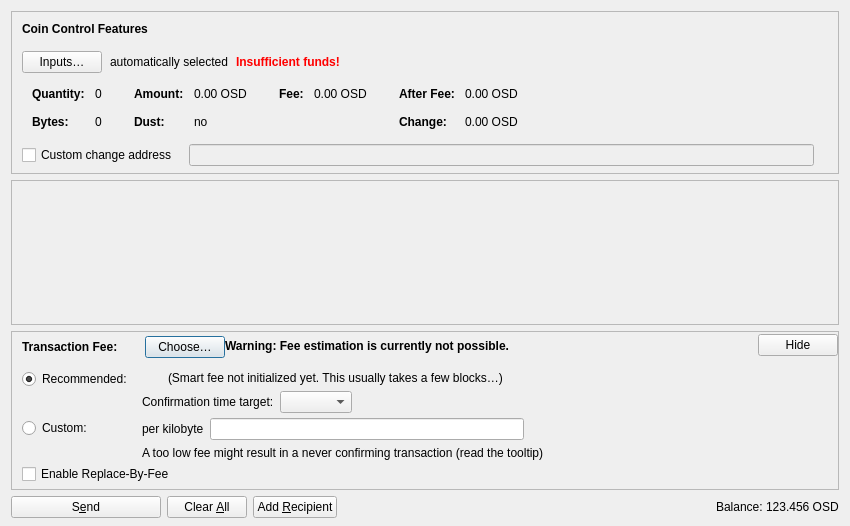
<?xml version="1.0" encoding="UTF-8"?>
<ui version="4.0">
 <class>SendCoinsDialog</class>
 <widget class="QDialog" name="SendCoinsDialog">
  <property name="geometry">
   <rect>
    <x>0</x>
    <y>0</y>
    <width>850</width>
    <height>526</height>
   </rect>
  </property>
  <property name="windowTitle">
   <string>Send Coins</string>
  </property>
  <layout class="QVBoxLayout" name="verticalLayout" stretch="0,1,0,0">
   <property name="bottomMargin">
    <number>8</number>
   </property>
   <item>
    <widget class="QFrame" name="frameCoinControl">
     <property name="sizePolicy">
      <sizepolicy hsizetype="Expanding" vsizetype="Expanding">
       <horstretch>0</horstretch>
       <verstretch>0</verstretch>
      </sizepolicy>
     </property>
     <property name="maximumSize">
      <size>
       <width>16777215</width>
       <height>16777215</height>
      </size>
     </property>
     <property name="frameShape">
      <enum>QFrame::StyledPanel</enum>
     </property>
     <property name="frameShadow">
      <enum>QFrame::Sunken</enum>
     </property>
     <layout class="QVBoxLayout" name="verticalLayoutCoinControl2">
      <property name="spacing">
       <number>0</number>
      </property>
      <property name="leftMargin">
       <number>0</number>
      </property>
      <property name="topMargin">
       <number>0</number>
      </property>
      <property name="rightMargin">
       <number>0</number>
      </property>
      <property name="bottomMargin">
       <number>6</number>
      </property>
      <item>
       <layout class="QVBoxLayout" name="verticalLayoutCoinControl" stretch="0,0,0,0,1">
        <property name="spacing">
         <number>0</number>
        </property>
        <property name="leftMargin">
         <number>10</number>
        </property>
        <property name="topMargin">
         <number>10</number>
        </property>
        <item>
         <layout class="QHBoxLayout" name="horizontalLayoutCoinControl1">
          <property name="bottomMargin">
           <number>15</number>
          </property>
          <item>
           <widget class="QLabel" name="labelCoinControlFeatures">
            <property name="sizePolicy">
             <sizepolicy hsizetype="Preferred" vsizetype="Maximum">
              <horstretch>0</horstretch>
              <verstretch>0</verstretch>
             </sizepolicy>
            </property>
            <property name="font">
             <font>
              <weight>75</weight>
              <bold>true</bold>
             </font>
            </property>
            <property name="styleSheet">
             <string notr="true">font-weight:bold;</string>
            </property>
            <property name="text">
             <string>Coin Control Features</string>
            </property>
           </widget>
          </item>
         </layout>
        </item>
        <item>
         <layout class="QHBoxLayout" name="horizontalLayoutCoinControl2" stretch="0,0,0,0">
          <property name="spacing">
           <number>8</number>
          </property>
          <property name="bottomMargin">
           <number>10</number>
          </property>
          <item>
           <widget class="QPushButton" name="pushButtonCoinControl">
            <property name="styleSheet">
             <string notr="true"/>
            </property>
            <property name="text">
             <string>Inputs…</string>
            </property>
            <property name="autoDefault">
             <bool>false</bool>
            </property>
           </widget>
          </item>
          <item>
           <widget class="QLabel" name="labelCoinControlAutomaticallySelected">
            <property name="text">
             <string>automatically selected</string>
            </property>
            <property name="margin">
             <number>5</number>
            </property>
           </widget>
          </item>
          <item>
           <widget class="QLabel" name="labelCoinControlInsuffFunds">
            <property name="font">
             <font>
              <weight>75</weight>
              <bold>true</bold>
             </font>
            </property>
            <property name="styleSheet">
             <string notr="true">color:red;font-weight:bold;</string>
            </property>
            <property name="text">
             <string>Insufficient funds!</string>
            </property>
            <property name="margin">
             <number>5</number>
            </property>
           </widget>
          </item>
          <item>
           <spacer name="horizontalSpacerCoinControl">
            <property name="orientation">
             <enum>Qt::Horizontal</enum>
            </property>
            <property name="sizeHint" stdset="0">
             <size>
              <width>40</width>
              <height>1</height>
             </size>
            </property>
           </spacer>
          </item>
         </layout>
        </item>
        <item>
         <widget class="QWidget" name="widgetCoinControl" native="true">
          <property name="sizePolicy">
           <sizepolicy hsizetype="Preferred" vsizetype="Preferred">
            <horstretch>0</horstretch>
            <verstretch>0</verstretch>
           </sizepolicy>
          </property>
          <property name="minimumSize">
           <size>
            <width>0</width>
            <height>0</height>
           </size>
          </property>
          <property name="styleSheet">
           <string notr="true"/>
          </property>
          <layout class="QHBoxLayout" name="horizontalLayoutCoinControl5">
           <property name="leftMargin">
            <number>0</number>
           </property>
           <property name="topMargin">
            <number>0</number>
           </property>
           <property name="rightMargin">
            <number>0</number>
           </property>
           <property name="bottomMargin">
            <number>0</number>
           </property>
           <item>
            <layout class="QHBoxLayout" name="horizontalLayoutCoinControl3" stretch="0,0,0,1">
             <property name="spacing">
              <number>20</number>
             </property>
             <property name="topMargin">
              <number>0</number>
             </property>
             <property name="bottomMargin">
              <number>10</number>
             </property>
             <item>
              <layout class="QFormLayout" name="formLayoutCoinControl1">
               <property name="horizontalSpacing">
                <number>10</number>
               </property>
               <property name="verticalSpacing">
                <number>14</number>
               </property>
               <property name="leftMargin">
                <number>10</number>
               </property>
               <property name="topMargin">
                <number>4</number>
               </property>
               <property name="rightMargin">
                <number>6</number>
               </property>
               <item row="0" column="0">
                <widget class="QLabel" name="labelCoinControlQuantityText">
                 <property name="font">
                  <font>
                   <weight>75</weight>
                   <bold>true</bold>
                  </font>
                 </property>
                 <property name="text">
                  <string>Quantity:</string>
                 </property>
                 <property name="margin">
                  <number>0</number>
                 </property>
                </widget>
               </item>
               <item row="0" column="1">
                <widget class="QLabel" name="labelCoinControlQuantity">
                 <property name="cursor">
                  <cursorShape>IBeamCursor</cursorShape>
                 </property>
                 <property name="contextMenuPolicy">
                  <enum>Qt::ActionsContextMenu</enum>
                 </property>
                 <property name="text">
                  <string notr="true">0</string>
                 </property>
                 <property name="margin">
                  <number>0</number>
                 </property>
                 <property name="textInteractionFlags">
                  <set>Qt::LinksAccessibleByMouse|Qt::TextSelectableByKeyboard|Qt::TextSelectableByMouse</set>
                 </property>
                </widget>
               </item>
               <item row="1" column="0">
                <widget class="QLabel" name="labelCoinControlBytesText">
                 <property name="font">
                  <font>
                   <weight>75</weight>
                   <bold>true</bold>
                  </font>
                 </property>
                 <property name="text">
                  <string>Bytes:</string>
                 </property>
                </widget>
               </item>
               <item row="1" column="1">
                <widget class="QLabel" name="labelCoinControlBytes">
                 <property name="cursor">
                  <cursorShape>IBeamCursor</cursorShape>
                 </property>
                 <property name="contextMenuPolicy">
                  <enum>Qt::ActionsContextMenu</enum>
                 </property>
                 <property name="text">
                  <string notr="true">0</string>
                 </property>
                 <property name="textInteractionFlags">
                  <set>Qt::LinksAccessibleByMouse|Qt::TextSelectableByKeyboard|Qt::TextSelectableByMouse</set>
                 </property>
                </widget>
               </item>
              </layout>
             </item>
             <item>
              <layout class="QFormLayout" name="formLayoutCoinControl2">
               <property name="horizontalSpacing">
                <number>10</number>
               </property>
               <property name="verticalSpacing">
                <number>14</number>
               </property>
               <property name="leftMargin">
                <number>6</number>
               </property>
               <property name="topMargin">
                <number>4</number>
               </property>
               <property name="rightMargin">
                <number>6</number>
               </property>
               <item row="0" column="0">
                <widget class="QLabel" name="labelCoinControlAmountText">
                 <property name="font">
                  <font>
                   <weight>75</weight>
                   <bold>true</bold>
                  </font>
                 </property>
                 <property name="text">
                  <string>Amount:</string>
                 </property>
                 <property name="margin">
                  <number>0</number>
                 </property>
                </widget>
               </item>
               <item row="0" column="1">
                <widget class="QLabel" name="labelCoinControlAmount">
                 <property name="cursor">
                  <cursorShape>IBeamCursor</cursorShape>
                 </property>
                 <property name="contextMenuPolicy">
                  <enum>Qt::ActionsContextMenu</enum>
                 </property>
                 <property name="text">
                  <string notr="true">0.00 OSD</string>
                 </property>
                 <property name="textInteractionFlags">
                  <set>Qt::LinksAccessibleByMouse|Qt::TextSelectableByKeyboard|Qt::TextSelectableByMouse</set>
                 </property>
                </widget>
               </item>
               <item row="1" column="0">
                <widget class="QLabel" name="labelCoinControlLowOutputText">
                 <property name="font">
                  <font>
                   <weight>75</weight>
                   <bold>true</bold>
                  </font>
                 </property>
                 <property name="text">
                  <string>Dust:</string>
                 </property>
                </widget>
               </item>
               <item row="1" column="1">
                <widget class="QLabel" name="labelCoinControlLowOutput">
                 <property name="cursor">
                  <cursorShape>IBeamCursor</cursorShape>
                 </property>
                 <property name="contextMenuPolicy">
                  <enum>Qt::ActionsContextMenu</enum>
                 </property>
                 <property name="text">
                  <string notr="true">no</string>
                 </property>
                 <property name="textInteractionFlags">
                  <set>Qt::LinksAccessibleByMouse|Qt::TextSelectableByKeyboard|Qt::TextSelectableByMouse</set>
                 </property>
                </widget>
               </item>
              </layout>
             </item>
             <item>
              <layout class="QFormLayout" name="formLayoutCoinControl3">
               <property name="horizontalSpacing">
                <number>10</number>
               </property>
               <property name="verticalSpacing">
                <number>14</number>
               </property>
               <property name="leftMargin">
                <number>6</number>
               </property>
               <property name="topMargin">
                <number>4</number>
               </property>
               <property name="rightMargin">
                <number>6</number>
               </property>
               <item row="0" column="0">
                <widget class="QLabel" name="labelCoinControlFeeText">
                 <property name="font">
                  <font>
                   <weight>75</weight>
                   <bold>true</bold>
                  </font>
                 </property>
                 <property name="text">
                  <string>Fee:</string>
                 </property>
                 <property name="margin">
                  <number>0</number>
                 </property>
                </widget>
               </item>
               <item row="0" column="1">
                <widget class="QLabel" name="labelCoinControlFee">
                 <property name="cursor">
                  <cursorShape>IBeamCursor</cursorShape>
                 </property>
                 <property name="contextMenuPolicy">
                  <enum>Qt::ActionsContextMenu</enum>
                 </property>
                 <property name="text">
                  <string notr="true">0.00 OSD</string>
                 </property>
                 <property name="textInteractionFlags">
                  <set>Qt::LinksAccessibleByMouse|Qt::TextSelectableByKeyboard|Qt::TextSelectableByMouse</set>
                 </property>
                </widget>
               </item>
              </layout>
             </item>
             <item>
              <layout class="QFormLayout" name="formLayoutCoinControl4">
               <property name="horizontalSpacing">
                <number>10</number>
               </property>
               <property name="verticalSpacing">
                <number>14</number>
               </property>
               <property name="leftMargin">
                <number>6</number>
               </property>
               <property name="topMargin">
                <number>4</number>
               </property>
               <property name="rightMargin">
                <number>6</number>
               </property>
               <item row="0" column="0">
                <widget class="QLabel" name="labelCoinControlAfterFeeText">
                 <property name="font">
                  <font>
                   <weight>75</weight>
                   <bold>true</bold>
                  </font>
                 </property>
                 <property name="text">
                  <string>After Fee:</string>
                 </property>
                 <property name="margin">
                  <number>0</number>
                 </property>
                </widget>
               </item>
               <item row="0" column="1">
                <widget class="QLabel" name="labelCoinControlAfterFee">
                 <property name="cursor">
                  <cursorShape>IBeamCursor</cursorShape>
                 </property>
                 <property name="contextMenuPolicy">
                  <enum>Qt::ActionsContextMenu</enum>
                 </property>
                 <property name="text">
                  <string notr="true">0.00 OSD</string>
                 </property>
                 <property name="textInteractionFlags">
                  <set>Qt::LinksAccessibleByMouse|Qt::TextSelectableByKeyboard|Qt::TextSelectableByMouse</set>
                 </property>
                </widget>
               </item>
               <item row="1" column="0">
                <widget class="QLabel" name="labelCoinControlChangeText">
                 <property name="font">
                  <font>
                   <weight>75</weight>
                   <bold>true</bold>
                  </font>
                 </property>
                 <property name="text">
                  <string>Change:</string>
                 </property>
                </widget>
               </item>
               <item row="1" column="1">
                <widget class="QLabel" name="labelCoinControlChange">
                 <property name="cursor">
                  <cursorShape>IBeamCursor</cursorShape>
                 </property>
                 <property name="contextMenuPolicy">
                  <enum>Qt::ActionsContextMenu</enum>
                 </property>
                 <property name="text">
                  <string notr="true">0.00 OSD</string>
                 </property>
                 <property name="textInteractionFlags">
                  <set>Qt::LinksAccessibleByMouse|Qt::TextSelectableByKeyboard|Qt::TextSelectableByMouse</set>
                 </property>
                </widget>
               </item>
              </layout>
             </item>
            </layout>
           </item>
          </layout>
         </widget>
        </item>
        <item>
         <layout class="QHBoxLayout" name="horizontalLayoutCoinControl4" stretch="0,0,0">
          <property name="spacing">
           <number>12</number>
          </property>
          <property name="sizeConstraint">
           <enum>QLayout::SetDefaultConstraint</enum>
          </property>
          <property name="topMargin">
           <number>5</number>
          </property>
          <property name="rightMargin">
           <number>5</number>
          </property>
          <item>
           <widget class="QCheckBox" name="checkBoxCoinControlChange">
            <property name="toolTip">
             <string>If this is activated, but the change address is empty or invalid, change will be sent to a newly generated address.</string>
            </property>
            <property name="text">
             <string>Custom change address</string>
            </property>
           </widget>
          </item>
          <item>
           <widget class="QValidatedLineEdit" name="lineEditCoinControlChange">
            <property name="enabled">
             <bool>false</bool>
            </property>
            <property name="sizePolicy">
             <sizepolicy hsizetype="Expanding" vsizetype="Fixed">
              <horstretch>0</horstretch>
              <verstretch>0</verstretch>
             </sizepolicy>
            </property>
           </widget>
          </item>
          <item>
           <widget class="QLabel" name="labelCoinControlChangeLabel">
            <property name="sizePolicy">
             <sizepolicy hsizetype="Preferred" vsizetype="Expanding">
              <horstretch>0</horstretch>
              <verstretch>0</verstretch>
             </sizepolicy>
            </property>
            <property name="minimumSize">
             <size>
              <width>0</width>
              <height>0</height>
             </size>
            </property>
            <property name="text">
             <string/>
            </property>
            <property name="margin">
             <number>3</number>
            </property>
           </widget>
          </item>
         </layout>
        </item>
        <item>
         <spacer name="verticalSpacerCoinControl">
          <property name="orientation">
           <enum>Qt::Vertical</enum>
          </property>
          <property name="sizeHint" stdset="0">
           <size>
            <width>800</width>
            <height>1</height>
           </size>
          </property>
         </spacer>
        </item>
       </layout>
      </item>
     </layout>
    </widget>
   </item>
   <item>
    <widget class="QScrollArea" name="scrollArea">
     <property name="widgetResizable">
      <bool>true</bool>
     </property>
     <widget class="QWidget" name="scrollAreaWidgetContents">
      <property name="geometry">
       <rect>
        <x>0</x>
        <y>0</y>
        <width>830</width>
        <height>104</height>
       </rect>
      </property>
      <layout class="QVBoxLayout" name="verticalLayout_2" stretch="0,1">
       <property name="leftMargin">
        <number>0</number>
       </property>
       <property name="topMargin">
        <number>0</number>
       </property>
       <property name="rightMargin">
        <number>0</number>
       </property>
       <property name="bottomMargin">
        <number>0</number>
       </property>
       <item>
        <layout class="QVBoxLayout" name="entries">
         <property name="spacing">
          <number>6</number>
         </property>
        </layout>
       </item>
       <item>
        <spacer name="verticalSpacer">
         <property name="orientation">
          <enum>Qt::Vertical</enum>
         </property>
         <property name="sizeHint" stdset="0">
          <size>
           <width>20</width>
           <height>40</height>
          </size>
         </property>
        </spacer>
       </item>
      </layout>
     </widget>
    </widget>
   </item>
   <item>
    <widget class="QFrame" name="frameFee">
     <property name="sizePolicy">
      <sizepolicy hsizetype="Expanding" vsizetype="Expanding">
       <horstretch>0</horstretch>
       <verstretch>0</verstretch>
      </sizepolicy>
     </property>
     <property name="maximumSize">
      <size>
       <width>16777215</width>
       <height>16777215</height>
      </size>
     </property>
     <property name="frameShape">
      <enum>QFrame::StyledPanel</enum>
     </property>
     <property name="frameShadow">
      <enum>QFrame::Sunken</enum>
     </property>
     <layout class="QVBoxLayout" name="verticalLayoutFee1">
      <property name="spacing">
       <number>0</number>
      </property>
      <property name="leftMargin">
       <number>0</number>
      </property>
      <property name="topMargin">
       <number>0</number>
      </property>
      <property name="rightMargin">
       <number>0</number>
      </property>
      <property name="bottomMargin">
       <number>0</number>
      </property>
      <item>
       <layout class="QVBoxLayout" name="verticalLayoutFee2" stretch="0,0,0">
        <property name="spacing">
         <number>0</number>
        </property>
        <property name="leftMargin">
         <number>10</number>
        </property>
        <property name="topMargin">
         <number>0</number>
        </property>
        <item>
         <layout class="QHBoxLayout" name="horizontalLayoutFee1">
          <property name="bottomMargin">
           <number>0</number>
          </property>
          <item>
           <layout class="QVBoxLayout" name="verticalLayoutFee7">
            <property name="spacing">
             <number>0</number>
            </property>
            <item>
             <spacer name="verticalSpacerSmartFee">
              <property name="orientation">
               <enum>Qt::Vertical</enum>
              </property>
              <property name="sizeType">
               <enum>QSizePolicy::Fixed</enum>
              </property>
              <property name="sizeHint" stdset="0">
               <size>
                <width>1</width>
                <height>4</height>
               </size>
              </property>
             </spacer>
            </item>
            <item>
             <layout class="QHBoxLayout" name="horizontalLayoutSmartFee">
              <property name="spacing">
               <number>10</number>
              </property>
              <item>
               <widget class="QLabel" name="labelFeeHeadline">
                <property name="sizePolicy">
                 <sizepolicy hsizetype="Preferred" vsizetype="Maximum">
                  <horstretch>0</horstretch>
                  <verstretch>0</verstretch>
                 </sizepolicy>
                </property>
                <property name="font">
                 <font>
                  <weight>75</weight>
                  <bold>true</bold>
                 </font>
                </property>
                <property name="styleSheet">
                 <string notr="true">font-weight:bold;</string>
                </property>
                <property name="text">
                 <string>Transaction Fee:</string>
                </property>
               </widget>
              </item>
              <item>
               <widget class="QLabel" name="labelFeeMinimized">
                <property name="text">
                 <string/>
                </property>
               </widget>
              </item>
              <item>
               <widget class="QPushButton" name="buttonChooseFee">
                <property name="text">
                 <string>Choose…</string>
                </property>
               </widget>
              </item>
             </layout>
            </item>
            <item>
             <spacer name="verticalSpacer_5">
              <property name="orientation">
               <enum>Qt::Vertical</enum>
              </property>
              <property name="sizeHint" stdset="0">
               <size>
                <width>1</width>
                <height>1</height>
               </size>
              </property>
             </spacer>
            </item>
           </layout>
          </item>
          <item>
           <widget class="QLabel" name="fallbackFeeWarningLabel">
            <property name="toolTip">
             <string>Using the fallbackfee can result in sending a transaction that will take several hours or days (or never) to confirm. Consider choosing your fee manually or wait until you have validated the complete chain.</string>
            </property>
            <property name="font">
            <font>
                <weight>75</weight>
                <bold>true</bold>
            </font>
            </property>
            <property name="text">
             <string>Warning: Fee estimation is currently not possible.</string>
            </property>
            <property name="wordWrap">
             <bool>false</bool>
            </property>
           </widget>
          </item>
          <item>
           <spacer name="horizontalSpacer_4">
            <property name="orientation">
             <enum>Qt::Horizontal</enum>
            </property>
            <property name="sizeType">
             <enum>QSizePolicy::MinimumExpanding</enum>
            </property>
            <property name="sizeHint" stdset="0">
             <size>
              <width>40</width>
              <height>20</height>
             </size>
            </property>
           </spacer>
          </item>
          <item>
           <widget class="QPushButton" name="buttonMinimizeFee">
            <property name="toolTip">
             <string>Hide transaction fee settings</string>
            </property>
            <property name="text">
             <string>Hide</string>
            </property>
           </widget>
          </item>
         </layout>
        </item>
        <item>
         <widget class="QFrame" name="frameFeeSelection">
          <layout class="QVBoxLayout" name="verticalLayoutFee12">
           <property name="spacing">
            <number>0</number>
           </property>
           <property name="leftMargin">
            <number>0</number>
           </property>
           <property name="topMargin">
            <number>0</number>
           </property>
           <property name="rightMargin">
            <number>0</number>
           </property>
           <property name="bottomMargin">
            <number>0</number>
           </property>
           <item>
            <layout class="QGridLayout" name="gridLayoutFee">
             <property name="topMargin">
              <number>10</number>
             </property>
             <property name="bottomMargin">
              <number>4</number>
             </property>
             <property name="horizontalSpacing">
              <number>10</number>
             </property>
             <property name="verticalSpacing">
              <number>4</number>
             </property>
             <item row="1" column="1">
              <layout class="QVBoxLayout" name="verticalLayoutFee8">
               <property name="spacing">
                <number>6</number>
               </property>
               <item>
                <layout class="QHBoxLayout" name="horizontalLayoutFee13">
                 <item>
                  <widget class="QLabel" name="labelCustomPerKilobyte">
                   <property name="toolTip">
                    <string>Specify a custom fee per kB (1,000 bytes) of the transaction's virtual size.

Note:  Since the fee is calculated on a per-byte basis, a fee rate of "100 sidians per kvB" for a transaction size of 500 virtual bytes (half of 1 kvB) would ultimately yield a fee of only 50 sidians.</string>
                   </property>
                   <property name="text">
                    <string>per kilobyte</string>
                   </property>
                  </widget>
                 </item>
                 <item>
                  <widget class="BitcoinAmountField" name="customFee"/>
                 </item>
                 <item>
                  <spacer name="horizontalSpacer_6">
                   <property name="orientation">
                    <enum>Qt::Horizontal</enum>
                   </property>
                   <property name="sizeHint" stdset="0">
                    <size>
                     <width>1</width>
                     <height>1</height>
                    </size>
                   </property>
                  </spacer>
                 </item>
                </layout>
               </item>
               <item>
                <layout class="QHBoxLayout" name="horizontalLayoutFee8">
                 <item>
                  <widget class="QLabel" name="labelCustomFeeWarning">
                   <property name="enabled">
                    <bool>true</bool>
                   </property>
                   <property name="toolTip">
                    <string>When there is less transaction volume than space in the blocks, miners as well as relaying nodes may enforce a minimum fee. Paying only this minimum fee is just fine, but be aware that this can result in a never confirming transaction once there is more demand for bitcoin transactions than the network can process.</string>
                   </property>
                   <property name="text">
                    <string>A too low fee might result in a never confirming transaction (read the tooltip)</string>
                   </property>
                  </widget>
                 </item>
                 <item>
                  <spacer name="horizontalSpacer_2">
                   <property name="orientation">
                    <enum>Qt::Horizontal</enum>
                   </property>
                   <property name="sizeHint" stdset="0">
                    <size>
                     <width>1</width>
                     <height>1</height>
                    </size>
                   </property>
                  </spacer>
                 </item>
                </layout>
               </item>
              </layout>
             </item>
             <item row="0" column="0">
              <layout class="QVBoxLayout" name="verticalLayoutFee4" stretch="0,1">
               <item>
                <widget class="QRadioButton" name="radioSmartFee">
                 <property name="text">
                  <string>Recommended:</string>
                 </property>
                 <property name="checked">
                  <bool>true</bool>
                 </property>
                 <attribute name="buttonGroup">
                  <string notr="true">groupFee</string>
                 </attribute>
                </widget>
               </item>
               <item>
                <spacer name="verticalSpacer_2">
                 <property name="orientation">
                  <enum>Qt::Vertical</enum>
                 </property>
                 <property name="sizeHint" stdset="0">
                  <size>
                   <width>1</width>
                   <height>1</height>
                  </size>
                 </property>
                </spacer>
               </item>
              </layout>
             </item>
             <item row="1" column="0">
              <layout class="QVBoxLayout" name="verticalLayoutFee9" stretch="0,1">
               <item>
                <widget class="QRadioButton" name="radioCustomFee">
                 <property name="text">
                  <string>Custom:</string>
                 </property>
                 <attribute name="buttonGroup">
                  <string notr="true">groupFee</string>
                 </attribute>
                </widget>
               </item>
               <item>
                <spacer name="verticalSpacer_6">
                 <property name="orientation">
                  <enum>Qt::Vertical</enum>
                 </property>
                 <property name="sizeHint" stdset="0">
                  <size>
                   <width>1</width>
                   <height>1</height>
                  </size>
                 </property>
                </spacer>
               </item>
              </layout>
             </item>
             <item row="0" column="1">
              <layout class="QVBoxLayout" name="verticalLayoutFee3" stretch="0,0,1">
               <property name="spacing">
                <number>6</number>
               </property>
               <property name="topMargin">
                <number>2</number>
               </property>
               <item>
                <layout class="QHBoxLayout" name="horizontalLayoutFee12">
                 <item>
                  <widget class="QLabel" name="labelSmartFee">
                   <property name="text">
                    <string/>
                   </property>
                  </widget>
                 </item>
                 <item>
                  <widget class="QLabel" name="labelFeeEstimation">
                   <property name="text">
                    <string/>
                   </property>
                  </widget>
                 </item>
                 <item>
                  <widget class="QLabel" name="labelSmartFee2">
                   <property name="text">
                    <string>(Smart fee not initialized yet. This usually takes a few blocks…)</string>
                   </property>
                  </widget>
                 </item>
                 <item>
                  <spacer name="horizontalSpacer_5">
                   <property name="orientation">
                    <enum>Qt::Horizontal</enum>
                   </property>
                   <property name="sizeHint" stdset="0">
                    <size>
                     <width>1</width>
                     <height>1</height>
                    </size>
                   </property>
                  </spacer>
                 </item>
                </layout>
               </item>
               <item>
                <layout class="QHBoxLayout" name="horizontalLayoutFee9">
                 <item>
                  <layout class="QVBoxLayout" name="verticalLayoutFee6">
                   <item>
                    <widget class="QLabel" name="labelSmartFee3">
                     <property name="text">
                      <string>Confirmation time target:</string>
                     </property>
                    </widget>
                   </item>
                  </layout>
                 </item>
                 <item>
                  <layout class="QVBoxLayout" name="verticalLayoutFee5">
                   <property name="rightMargin">
                    <number>30</number>
                   </property>
                   <item>
                    <layout class="QHBoxLayout" name="horizontalLayoutConfTarget">
                     <property name="bottomMargin">
                      <number>0</number>
                     </property>
                     <item>
                      <widget class="QComboBox" name="confTargetSelector"/>
                     </item>
                     <item>
                      <spacer name="horizontalSpacerConfTarget">
                       <property name="orientation">
                        <enum>Qt::Horizontal</enum>
                       </property>
                       <property name="sizeHint" stdset="0">
                        <size>
                         <width>40</width>
                         <height>20</height>
                        </size>
                       </property>
                      </spacer>
                     </item>
                    </layout>
                   </item>
                  </layout>
                 </item>
                </layout>
               </item>
               <item>
                <spacer name="verticalSpacer_4">
                 <property name="orientation">
                  <enum>Qt::Vertical</enum>
                 </property>
                 <property name="sizeHint" stdset="0">
                  <size>
                   <width>1</width>
                   <height>1</height>
                  </size>
                 </property>
                </spacer>
               </item>
              </layout>
             </item>
            </layout>
           </item>
           <item>
            <widget class="QCheckBox" name="optInRBF">
             <property name="text">
              <string>Enable Replace-By-Fee</string>
             </property>
             <property name="toolTip">
              <string>With Replace-By-Fee (BIP-125) you can increase a transaction's fee after it is sent. Without this, a higher fee may be recommended to compensate for increased transaction delay risk.</string>
             </property>
            </widget>
           </item>
          </layout>
         </widget>
        </item>
        <item>
         <spacer name="verticalSpacerFee">
          <property name="orientation">
           <enum>Qt::Vertical</enum>
          </property>
          <property name="sizeHint" stdset="0">
           <size>
            <width>40</width>
            <height>5</height>
           </size>
          </property>
         </spacer>
        </item>
       </layout>
      </item>
     </layout>
    </widget>
   </item>
   <item>
    <layout class="QHBoxLayout" name="horizontalLayout">
     <item>
      <widget class="QPushButton" name="sendButton">
       <property name="minimumSize">
        <size>
         <width>150</width>
         <height>0</height>
        </size>
       </property>
       <property name="toolTip">
        <string>Confirm the send action</string>
       </property>
       <property name="text">
        <string>S&amp;end</string>
       </property>
       <property name="icon">
        <iconset resource="../bitcoin.qrc">
         <normaloff>:/icons/send</normaloff>:/icons/send</iconset>
       </property>
       <property name="autoDefault">
        <bool>false</bool>
       </property>
       <property name="default">
        <bool>false</bool>
       </property>
      </widget>
     </item>
     <item>
      <widget class="QPushButton" name="clearButton">
       <property name="sizePolicy">
        <sizepolicy hsizetype="Minimum" vsizetype="Fixed">
         <horstretch>0</horstretch>
         <verstretch>0</verstretch>
        </sizepolicy>
       </property>
       <property name="toolTip">
        <string>Clear all fields of the form.</string>
       </property>
       <property name="text">
        <string>Clear &amp;All</string>
       </property>
       <property name="icon">
        <iconset resource="../bitcoin.qrc">
         <normaloff>:/icons/remove</normaloff>:/icons/remove</iconset>
       </property>
       <property name="autoDefault">
        <bool>false</bool>
       </property>
      </widget>
     </item>
     <item>
      <widget class="QPushButton" name="addButton">
       <property name="toolTip">
        <string>Send to multiple recipients at once</string>
       </property>
       <property name="text">
        <string>Add &amp;Recipient</string>
       </property>
       <property name="icon">
        <iconset resource="../bitcoin.qrc">
         <normaloff>:/icons/add</normaloff>:/icons/add</iconset>
       </property>
       <property name="autoDefault">
        <bool>false</bool>
       </property>
      </widget>
     </item>
     <item>
      <spacer name="horizontalSpacer">
       <property name="orientation">
        <enum>Qt::Horizontal</enum>
       </property>
       <property name="sizeHint" stdset="0">
        <size>
         <width>40</width>
         <height>20</height>
        </size>
       </property>
      </spacer>
     </item>
     <item>
      <layout class="QHBoxLayout" name="horizontalLayout_2">
       <property name="spacing">
        <number>3</number>
       </property>
       <item>
        <widget class="QLabel" name="labelBalanceName">
         <property name="sizePolicy">
          <sizepolicy hsizetype="Preferred" vsizetype="Fixed">
           <horstretch>0</horstretch>
           <verstretch>0</verstretch>
          </sizepolicy>
         </property>
         <property name="text">
          <string>Balance:</string>
         </property>
        </widget>
       </item>
       <item>
        <widget class="QLabel" name="labelBalance">
         <property name="sizePolicy">
          <sizepolicy hsizetype="Preferred" vsizetype="Fixed">
           <horstretch>0</horstretch>
           <verstretch>0</verstretch>
          </sizepolicy>
         </property>
         <property name="cursor">
          <cursorShape>IBeamCursor</cursorShape>
         </property>
         <property name="text">
          <string notr="true">123.456 OSD</string>
         </property>
         <property name="textInteractionFlags">
          <set>Qt::LinksAccessibleByMouse|Qt::TextSelectableByKeyboard|Qt::TextSelectableByMouse</set>
         </property>
        </widget>
       </item>
      </layout>
     </item>
    </layout>
   </item>
  </layout>
 </widget>
 <customwidgets>
  <customwidget>
   <class>QValidatedLineEdit</class>
   <extends>QLineEdit</extends>
   <header>qt/qvalidatedlineedit.h</header>
  </customwidget>
  <customwidget>
   <class>BitcoinAmountField</class>
   <extends>QLineEdit</extends>
   <header>qt/bitcoinamountfield.h</header>
   <container>1</container>
  </customwidget>
 </customwidgets>
 <resources>
  <include location="../bitcoin.qrc"/>
 </resources>
 <connections/>
 <buttongroups>
  <buttongroup name="groupFee"/>
 </buttongroups>
</ui>
